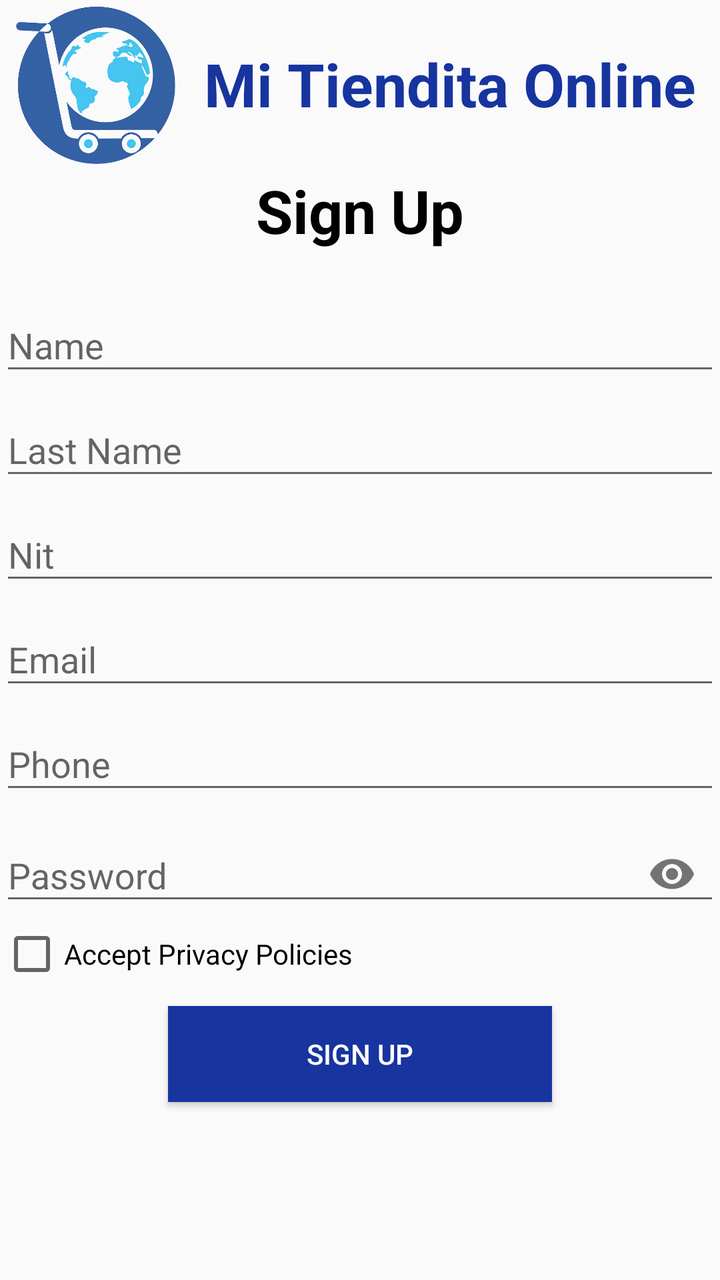
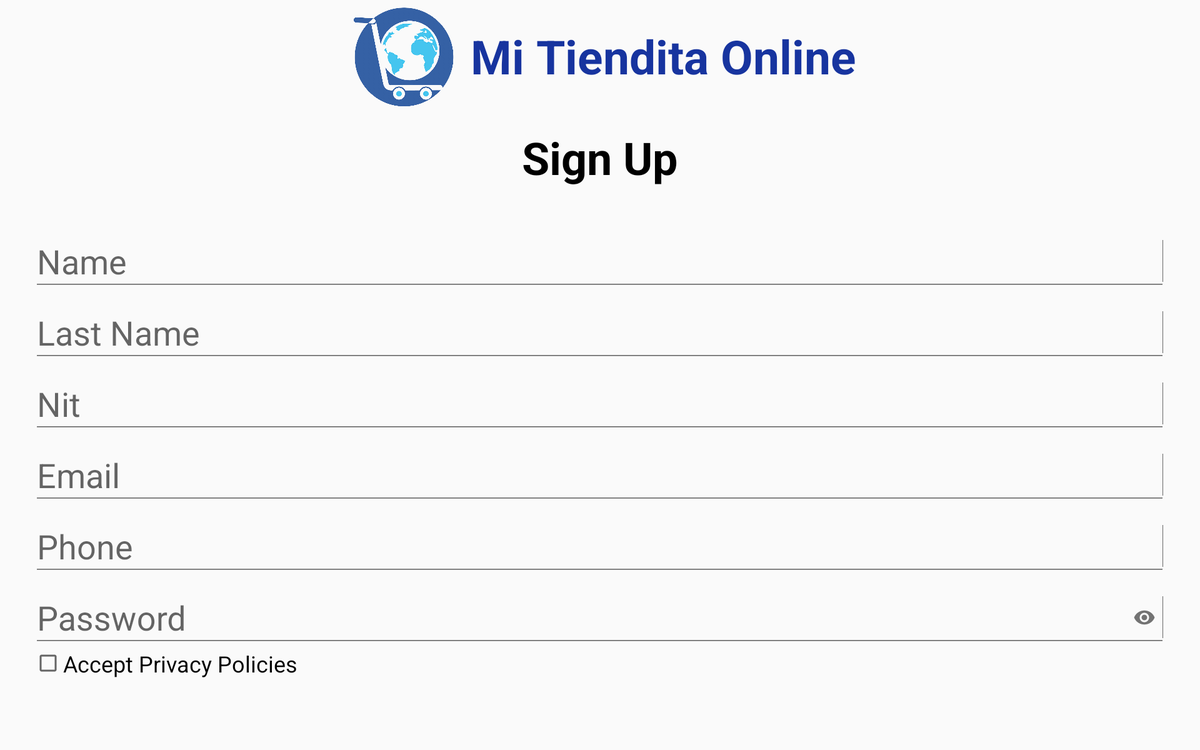

The same Android screen from two of the app's own layout files: first res/layout/ as a phone draws it, then the author's variant for another configuration, drawn on a device whose configuration selects that folder. Both files follow.
<!-- AndroidManifest.xml: application theme Theme.S1c1 -->
<!-- res/layout/activity_register.xml -->
<?xml version="1.0" encoding="utf-8"?>
<LinearLayout
    xmlns:android="http://schemas.android.com/apk/res/android"
    xmlns:app="http://schemas.android.com/apk/res-auto"
    xmlns:tools="http://schemas.android.com/tools"
    android:layout_width="match_parent"
    android:layout_height="match_parent"
    tools:context=".RegisterActivity"
    android:layout_margin="15dp"
    android:orientation="vertical">

    <LinearLayout
        android:layout_width="match_parent"
        android:layout_height="84dp"
        android:gravity="center"
        android:orientation="horizontal">

        <ImageView
            android:contentDescription="Logo"
            android:layout_width="0dp"
            android:layout_weight="1"
            android:layout_height="match_parent"
            android:src="@drawable/globeshopping"/>

        <TextView
            android:layout_width="0dp"
            android:layout_weight="3"
            android:layout_height="wrap_content"
            android:text="Mi Tiendita Online"
            android:textColor="#17349F"
            android:textSize="30sp"
            android:textStyle="bold"
            android:textAlignment="center"/>
    </LinearLayout>

    <TextView
        android:layout_marginTop="1dp"
        android:textAlignment="center"
        android:layout_width="match_parent"
        android:layout_height="wrap_content"
        android:text="@string/signup"
        android:textColor="@color/black"
        android:textSize="30sp"
        android:textStyle="bold"/>

    <LinearLayout
        android:layout_marginTop="15dp"
        android:layout_width="match_parent"
        android:layout_height="match_parent"
        android:orientation="vertical">

        <android.support.design.widget.TextInputLayout
            android:layout_width="match_parent"
            android:layout_height="wrap_content"
            android:hint="@string/reg_hint_name">

            <EditText
                android:id="@+id/edtRegName"
                android:layout_width="match_parent"
                android:layout_height="wrap_content"
                android:ems="10"
                android:inputType="text"/>
        </android.support.design.widget.TextInputLayout>

        <android.support.design.widget.TextInputLayout
            android:layout_width="match_parent"
            android:layout_height="wrap_content"
            android:hint="@string/reg_hint_lastname">

            <EditText
                android:id="@+id/edtRegLastname"
                android:layout_width="match_parent"
                android:layout_height="wrap_content"
                android:ems="10"
                android:inputType="text" />
        </android.support.design.widget.TextInputLayout>

        <android.support.design.widget.TextInputLayout
            android:layout_width="match_parent"
            android:layout_height="wrap_content"
            android:hint="@string/reg_hint_nit">

            <EditText
                android:id="@+id/edtRegNit"
                android:layout_width="match_parent"
                android:layout_height="wrap_content"
                android:ems="10"
                android:inputType="number" />
        </android.support.design.widget.TextInputLayout>

        <android.support.design.widget.TextInputLayout
            android:layout_width="match_parent"
            android:layout_height="wrap_content"
            android:hint="@string/reg_hint_email">

            <EditText
                android:id="@+id/edtRegEmail"
                android:layout_width="match_parent"
                android:layout_height="wrap_content"
                android:ems="10"
                android:inputType="textEmailAddress" />
        </android.support.design.widget.TextInputLayout>

        <android.support.design.widget.TextInputLayout
            android:layout_width="match_parent"
            android:layout_height="wrap_content"
            android:hint="@string/reg_hint_phone">

            <EditText
                android:id="@+id/edtRegPhone"
                android:layout_width="match_parent"
                android:layout_height="wrap_content"
                android:ems="10"
                android:inputType="phone" />
        </android.support.design.widget.TextInputLayout>

        <android.support.design.widget.TextInputLayout
            android:layout_width="match_parent"
            android:layout_height="wrap_content"
            app:passwordToggleEnabled="true">

            <android.support.design.widget.TextInputEditText
                android:id="@+id/edtRegPass"
                android:layout_width="match_parent"
                android:layout_height="wrap_content"
                android:hint="@string/reg_hint_pass"
                android:inputType="textPassword"/>
        </android.support.design.widget.TextInputLayout>

        <CheckBox
            android:id="@+id/chkPolicies"
            android:layout_width="match_parent"
            android:layout_height="wrap_content"
            android:text="@string/reg_txt_policies"/>

        <Button
            android:layout_marginTop="10dp"
            android:layout_width="192dp"
            android:layout_height="wrap_content"
            android:background="#17349F"
            android:text="@string/signup"
            android:textColor="@color/white"
            android:layout_gravity="center_horizontal"
            android:onClick="onRegRegister"/>

    </LinearLayout>




</LinearLayout>
<!-- resources referenced by this layout -->
<resources>
  <color name="black">#FF000000</color>
  <color name="white">#FFFFFFFF</color>
  <!-- drawable globeshopping: png bitmap (drawable, 144343 bytes) -->
  <string name="reg_hint_email">Email</string>
  <string name="reg_hint_lastname">Last Name</string>
  <string name="reg_hint_name">Name</string>
  <string name="reg_hint_nit">Nit</string>
  <string name="reg_hint_pass">Password</string>
  <string name="reg_hint_phone">Phone</string>
  <string name="reg_txt_policies">Accept Privacy Policies</string>
  <string name="signup">Sign Up</string>
  <style name="Theme.S1c1" parent="@style/Theme.AppCompat.DayNight.DarkActionBar">
          
          <item name="colorPrimary">@color/purple_700</item>
          <item name="colorPrimaryDark">@color/purple_700</item>
          <item name="colorAccent">@color/teal_200</item>
          
      </style>
  <color name="purple_700">#FF3700B3</color>
  <color name="teal_200">#FF03DAC5</color>
</resources>
<!-- res/layout-sw720dp/activity_register.xml (the author's variant of the layout above) -->
<!-- drawn on a large tablet held sideways -->
<?xml version="1.0" encoding="utf-8"?>
<LinearLayout
    xmlns:android="http://schemas.android.com/apk/res/android"
    xmlns:app="http://schemas.android.com/apk/res-auto"
    xmlns:tools="http://schemas.android.com/tools"
    android:layout_width="match_parent"
    android:layout_height="match_parent"
    tools:context=".RegisterActivity"
    android:layout_margin="15dp"
    android:orientation="vertical">

    <LinearLayout
        android:layout_width="match_parent"
        android:layout_height="120dp"
        android:gravity="center">

        <ImageView
            android:contentDescription="Logo"
            android:layout_width="120dp"
            android:layout_height="match_parent"
            android:src="@drawable/globeshopping"/>

        <TextView
            android:layout_marginStart="15dp"
            android:layout_width="wrap_content"
            android:layout_height="wrap_content"
            android:text="Mi Tiendita Online"
            android:textColor="#17349F"
            android:textSize="50sp"
            android:textStyle="bold"
            android:textAlignment="center"/>
    </LinearLayout>

    <TextView
        android:layout_marginTop="15dp"
        android:textAlignment="center"
        android:layout_width="match_parent"
        android:layout_height="wrap_content"
        android:text="@string/signup"
        android:textColor="@color/black"
        android:textSize="48sp"
        android:textStyle="bold"/>

    <LinearLayout
        android:layout_margin="35dp"
        android:layout_width="match_parent"
        android:layout_height="match_parent"
        android:orientation="vertical">

        <android.support.design.widget.TextInputLayout
            android:layout_width="match_parent"
            android:layout_height="wrap_content"
            android:hint="@string/reg_hint_name">

            <EditText
                android:id="@+id/edtRegName"
                android:layout_width="match_parent"
                android:layout_height="wrap_content"
                android:ems="20"
                android:inputType="text"
                android:textSize="@dimen/edtTxt720dp"/>
        </android.support.design.widget.TextInputLayout>

        <android.support.design.widget.TextInputLayout
            android:layout_width="match_parent"
            android:layout_height="wrap_content"
            android:hint="@string/reg_hint_lastname">

            <EditText
                android:id="@+id/edtRegLastname"
                android:layout_width="match_parent"
                android:layout_height="wrap_content"
                android:ems="10"
                android:inputType="text"
                android:textSize="@dimen/edtTxt720dp"/>
        </android.support.design.widget.TextInputLayout>

        <android.support.design.widget.TextInputLayout
            android:layout_width="match_parent"
            android:layout_height="wrap_content"
            android:hint="@string/reg_hint_nit">

            <EditText
                android:id="@+id/edtRegNit"
                android:layout_width="match_parent"
                android:layout_height="wrap_content"
                android:ems="10"
                android:inputType="number"
                android:textSize="@dimen/edtTxt720dp"/>
        </android.support.design.widget.TextInputLayout>

        <android.support.design.widget.TextInputLayout
            android:layout_width="match_parent"
            android:layout_height="wrap_content"
            android:hint="@string/reg_hint_email">

            <EditText
                android:id="@+id/edtRegEmail"
                android:layout_width="match_parent"
                android:layout_height="wrap_content"
                android:ems="10"
                android:inputType="textEmailAddress"
                android:textSize="@dimen/edtTxt720dp"/>
        </android.support.design.widget.TextInputLayout>

        <android.support.design.widget.TextInputLayout
            android:layout_width="match_parent"
            android:layout_height="wrap_content"
            android:hint="@string/reg_hint_phone">

            <EditText
                android:id="@+id/edtRegPhone"
                android:layout_width="match_parent"
                android:layout_height="wrap_content"
                android:ems="10"
                android:inputType="phone"
                android:textSize="@dimen/edtTxt720dp"/>
        </android.support.design.widget.TextInputLayout>

        <android.support.design.widget.TextInputLayout
            android:id="@+id/etPasswordLayout"
            android:layout_width="match_parent"
            android:layout_height="wrap_content"
            app:passwordToggleEnabled="true">

            <android.support.design.widget.TextInputEditText
                android:id="@+id/edtRegPass"
                android:layout_width="match_parent"
                android:layout_height="wrap_content"
                android:hint="@string/reg_hint_pass"
                android:inputType="textPassword"
                android:textSize="@dimen/edtTxt720dp"/>
        </android.support.design.widget.TextInputLayout>

        <CheckBox
            android:id="@+id/chkPolicies"
            android:layout_width="match_parent"
            android:layout_height="wrap_content"
            android:text="@string/reg_txt_policies"
            android:textSize="24sp"/>

        <Button
            android:layout_marginTop="50dp"
            android:layout_width="192dp"
            android:layout_height="wrap_content"
            android:layout_marginBottom="10dp"
            android:background="#17349F"
            android:text="@string/signup"
            android:textColor="@color/white"
            android:textSize="28sp"
            android:layout_gravity="center_horizontal"
            android:onClick="onRegRegister"/>

    </LinearLayout>




</LinearLayout>
<!-- resources referenced by the variant -->
<!-- as a large tablet held sideways resolves them -->
<resources>
  <color name="black">#FF000000</color>
  <color name="white">#FFFFFFFF</color>
  <dimen name="edtTxt720dp">36sp</dimen>
  <!-- drawable globeshopping: png bitmap (drawable, 144343 bytes) -->
  <string name="reg_hint_email">Email</string>
  <string name="reg_hint_lastname">Last Name</string>
  <string name="reg_hint_name">Name</string>
  <string name="reg_hint_nit">Nit</string>
  <string name="reg_hint_pass">Password</string>
  <string name="reg_hint_phone">Phone</string>
  <string name="reg_txt_policies">Accept Privacy Policies</string>
  <string name="signup">Sign Up</string>
  <style name="Theme.S1c1" parent="@style/Theme.AppCompat.DayNight.DarkActionBar">
          
          <item name="colorPrimary">@color/purple_700</item>
          <item name="colorPrimaryDark">@color/purple_700</item>
          <item name="colorAccent">@color/teal_200</item>
          
      </style>
  <color name="purple_700">#FF3700B3</color>
  <color name="teal_200">#FF03DAC5</color>
</resources>
